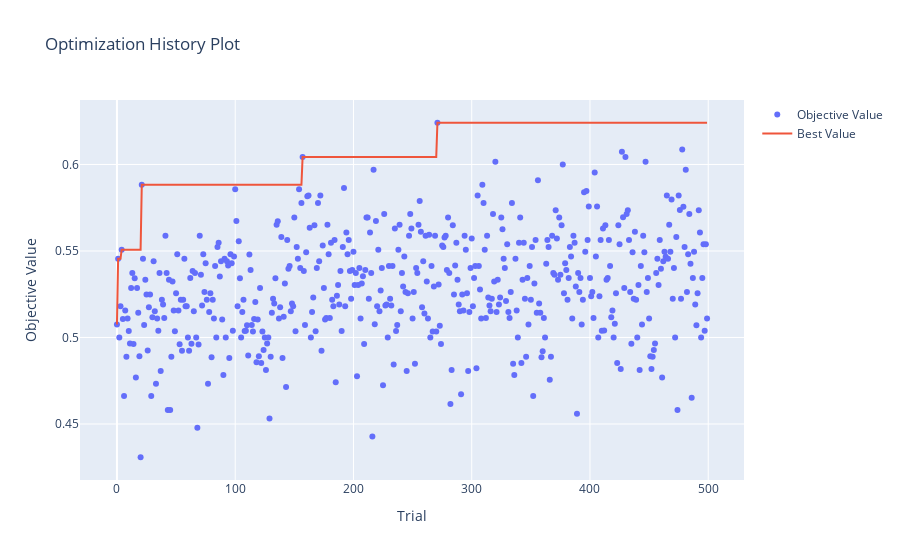

The notebook cell this image was saved under:
### Code cell
# Visualizar el historial de optimización
plot_optimization_history(study)

### Figure 1 — Plotly figure (JSON) as saved in the notebook; plotly's stock layout.template omitted (floating-point values rounded to 4 significant figures; data arrays with more than 128 entries replaced by an {"elided": "..."} marker saying what was removed)
{"data": [{"mode": "markers", "name": "Objective Value", "type": "scatter", "x": {"elided": "500 int values"}, "y": {"elided": "500 float values"}}, {"mode": "lines", "name": "Best Value", "type": "scatter", "x": {"elided": "500 int values"}, "y": {"elided": "500 float values"}}, {"marker": {"color": "#cccccc"}, "mode": "markers", "name": "Infeasible Trial", "showlegend": false, "type": "scatter", "x": [], "y": []}], "layout": {"title": {"text": "Optimization History Plot"}, "xaxis": {"title": {"text": "Trial"}}, "yaxis": {"title": {"text": "Objective Value"}}}}
